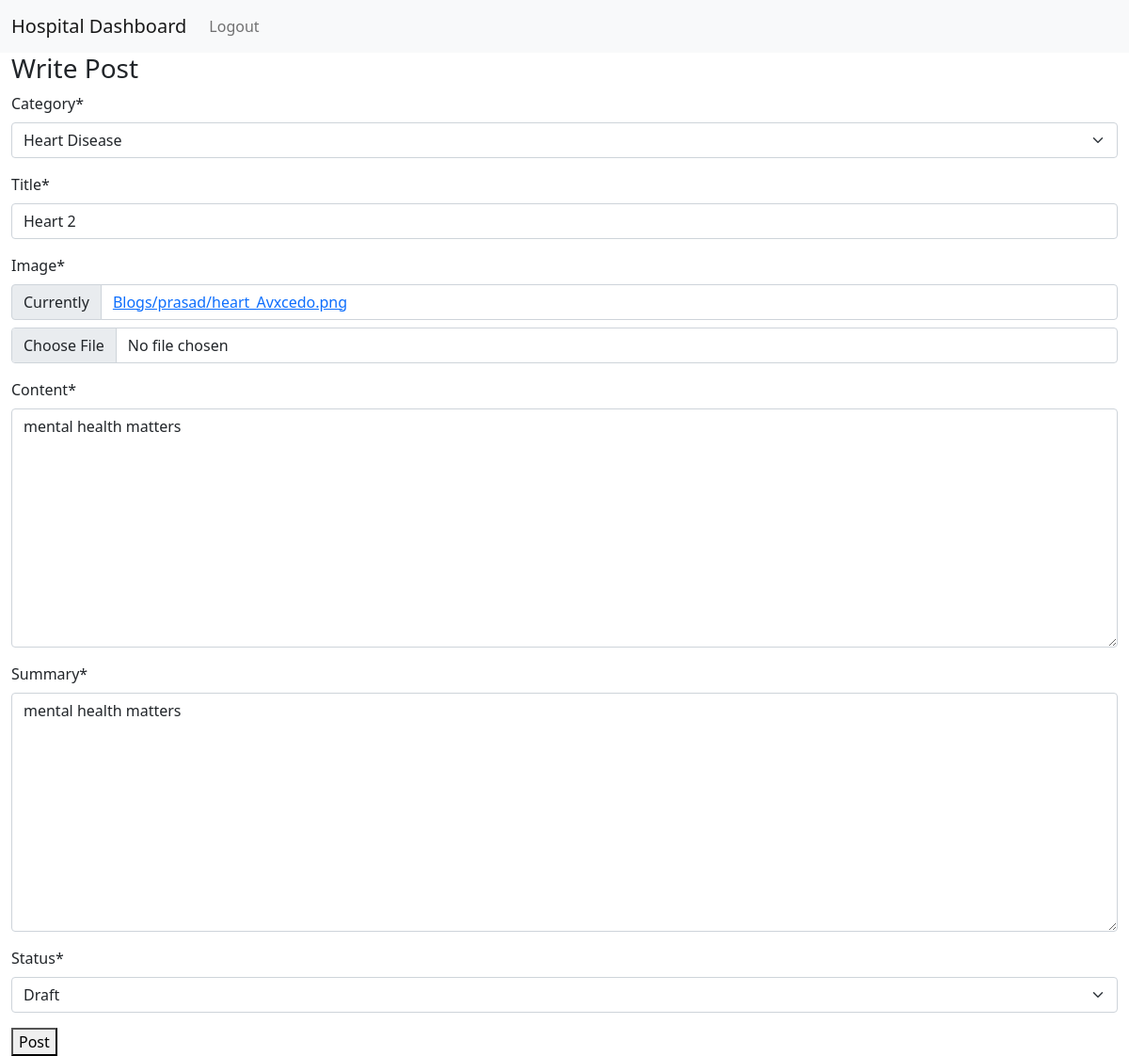
Page /blog/update/11/ (signed in) on the committed database.
### Core/models.py (models this page shows)
class Blog(models.Model):
	doctor = models.ForeignKey(User, on_delete=models.CASCADE)
	category_choice = (
		("mental_health","Mental Health"),
		("heart_disease","Heart Disease"),
		("covid19","Covid19"),
		("immunization","Immunization")
	)
	category = models.CharField(max_length=25,choices=category_choice)
	title = models.CharField(max_length=50)
	image = models.ImageField(upload_to=getUploadPath)
	content = models.TextField()
	summary = models.TextField()
	status_choice = (
		("draft","Draft"),
		("published","Published"),
		("take_down","Take Down")
	)
	status = models.CharField(max_length=25,choices=status_choice)

### Core/views.py (the view, shortened to what this page needs)
# urls.py: path('blog/update/<int:pk>/', views.PostUpdateView.as_view(), name='update_blog'),
class PostUpdateView(LoginRequiredMixin, UpdateView):
    model = Blog
    fields = ['category','title','image','content','summary','status']
    template_name ='Core/create.html'

### templates/Core/create.html (shortened to what this page needs)
{% extends "Core/base.html" %}
{% load crispy_forms_tags %}
{% block "codeblock" %}
    <div class="content-section">
        <h3 class="title">Write Post</h3>
        <form method="POST" enctype="multipart/form-data">
                {{ form|crispy }}
            <div class="form-group">
                <button class="button" type="submit">Post</button>
            </div>
        </form>
    </div>
{% endblock "codeblock" %}

### rows in the picture
Blog: category "Heart Disease", title "Heart 2", content "mental health matters", summary "mental health matters", status "Draft"
